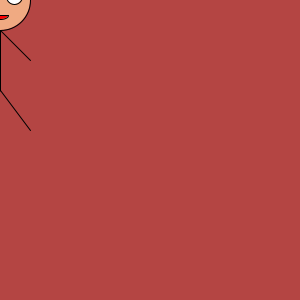
Frame 1 (no input)
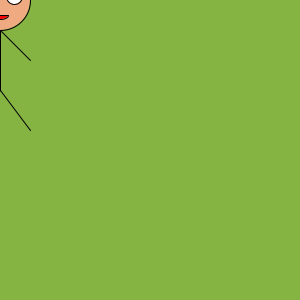
Frame 60 (the mouse pressed at the canvas centre just before this capture)
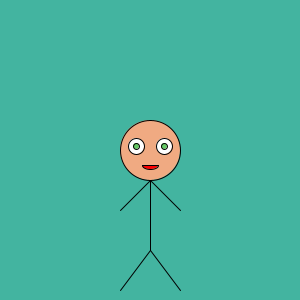
Frame 120 (the mouse held since frame 60 and released just before this capture)

The Processing sketch that drew these frames (run headless with seeded random() and noise(); from frame 60 on, the mouse is pressed at the canvas centre):

// Processing sketch: character_moving_limbs
// ── character_moving_limbs.pde
int x;
int y;
int z;
void setup() {
  size(300, 300);
}
void draw() {
  colorMode(HSB);
  background(frameCount%255, 160, 180);
  colorMode(RGB);
  int x = mouseX;
  int y = mouseY;
  int z = 0;
  fill(240, 170, 130);
  ellipse(x, y, 60, 60);
  //Body
  if(mousePressed==true) {
    z = z+10;
    line(x, y+30, x, y+90+z);
  }
  else{
    line(x, y+30, x, y+90);
  }
  //Arms
  line(x, y+30, x-30, y+60);
  line(x, y+30, x+30, y+60);
  //Legs
  if(mousePressed==true) {
    line(x, y+90+z, x-30, y+130+z);
    line(x, y+90+z, x+30, y+130+z);
  }
  else{
    line(x, y+90, x-30, y+130);
    line(x, y+90, x+30, y+130);
  }
  //Eyes
  fill(255, 255, 255);
  ellipse(x-14, y-4, 16, 16);
  ellipse(x+14, y-4, 16, 16);
  //Pupils
  fill(100, 200, 100);
  ellipse(x-14, y-4, 6, 6);
  ellipse(x+14, y-4, 6, 6);
  //Mouth
  fill(255, 0, 0);
  arc(x, y+15, 16, 8, 0, PI); 
  line(x-8, y+15, x+8, y+15);
}
